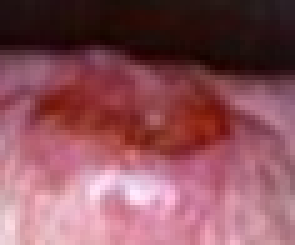
#> input picture final_001.jpeg, 59 x 49 px (shown 5 times larger)
$ jupyter execute --allow-errors preprocessing.ipynb
#> lines starting #> are read from the running program, lines starting #| are printed output that depends on the picture; after the words box and inside, x2 and y2 are one past the last pixel; in counts of white or black regions, pixels touching at a corner belong together
To preprocess an image for identifying the best biopsy region, you typically want to enhance features and details that might indicate areas of interest. Here's a basic workflow for preprocessing images in this context:

Load and Resize Image: Ensure the image is loaded and resized to a consistent size suitable for your analysis.

Convert to Grayscale: If the analysis does not require color, converting the image to grayscale can simplify processing and focus on intensity variations.

Apply Gaussian Blur: To reduce noise and smooth the image, which can help in better feature extraction.

Histogram Equalization: Enhance the contrast of the image to make features more distinguishable.

Edge Detection: Use edge detection to highlight the boundaries and contours of potential regions of interest.

Thresholding: Apply a threshold to separate regions of interest from the background.

Morphological Operations: Use operations like dilation and erosion to refine the areas identified by thresholding.

Region of Interest Extraction: Identify and extract the regions that have the potential to be the best biopsy regions based on certain criteria or features.

[cell 1]
import cv2
import numpy as np
import matplotlib.pyplot as plt

def load_image(image_path):
    """Load an image from a file path."""
#> called with image_path = 'final_001.jpeg'
    return cv2.imread(image_path)
#> returned value is the input picture: shape (49, 59, 3); mean B, G, R 91.6, 81.7, 139.4

def resize_image(image, size=(256, 256)):
    """Resize the image to the specified size."""
#> called with size = (256, 256)
    return cv2.resize(image, size)
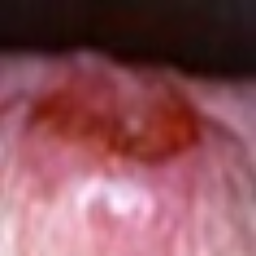
#> returned value: shape (256, 256, 3); mean of channels 0, 1, 2 91.4, 81.6, 139.2; drawn as B, G, R

def convert_to_grayscale(image):
    """Convert the image to grayscale."""
    return cv2.cvtColor(image, cv2.COLOR_BGR2GRAY)
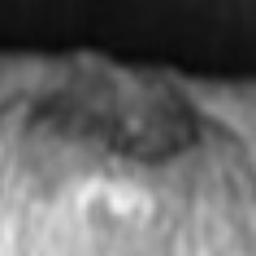
#> returned value: shape (256, 256); min 8, max 241, mean 99.9

def apply_gaussian_blur(image, kernel_size=(5, 5)):
    """Apply Gaussian blur to the image."""
#> called with kernel_size = (5, 5)
    return cv2.GaussianBlur(image, kernel_size, 0)

def histogram_equalization(image):
    """Apply histogram equalization to enhance contrast."""
    return cv2.equalizeHist(image)
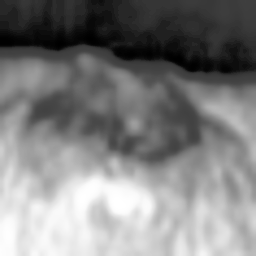
#> returned value: shape (256, 256); min 0, max 255, mean 128.4

def edge_detection(image):
    """Apply Canny edge detection."""
    return cv2.Canny(image, 100, 200)
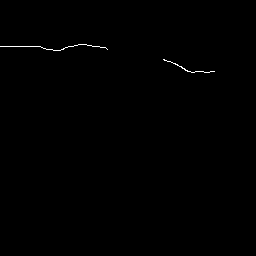
#> returned value: shape (256, 256); 0.26% white in thin lines or dots, all inside (x1, y1, x2, y2) = (0, 44, 215, 73)

def thresholding(image, threshold_value=127):
    """Apply binary thresholding to separate regions of interest."""
#> called with threshold_value = 127
    _, thresh_image = cv2.threshold(image, threshold_value, 255, cv2.THRESH_BINARY)
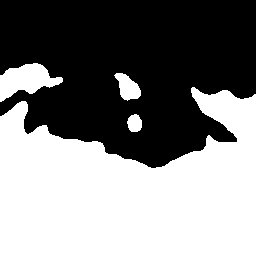
#> thresh_image: shape (256, 256); 50.3% white; 1 black region, box (x1, y1, x2, y2) and area: (0, 0, 256, 168) 32558
    return thresh_image

def morphological_operations(image):
    """Apply morphological operations to refine regions."""
    kernel = np.ones((5,5), np.uint8)
    dilated = cv2.dilate(image, kernel, iterations=1)
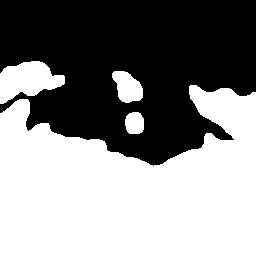
#> dilated: shape (256, 256); 53.3% white; 1 black region, box (x1, y1, x2, y2) and area: (0, 0, 256, 166) 30628
    eroded = cv2.erode(dilated, kernel, iterations=1)
#> eroded: shape (256, 256); 50.3% white; 1 black region, box (x1, y1, x2, y2) and area: (0, 0, 256, 168) 32540
    return eroded

# [6 lines left out: function plot_image, not called in this run]

# Example usage
image_path = 'final_001.jpeg'
image = load_image(image_path)
resized_image = resize_image(image)
gray_image = convert_to_grayscale(resized_image)
blurred_image = apply_gaussian_blur(gray_image)
equalized_image = histogram_equalization(blurred_image)
edges_image = edge_detection(equalized_image)
thresholded_image = thresholding(equalized_image)
morphed_image = morphological_operations(thresholded_image)

# Display the images
fig, axes = plt.subplots(2, 4, figsize=(20, 10))

# Original Image
axes[0, 0].imshow(cv2.cvtColor(resized_image, cv2.COLOR_BGR2RGB))
axes[0, 0].set_title('Original Image')
axes[0, 0].axis('off')

# Grayscale Image
axes[0, 1].imshow(gray_image, cmap='gray')
axes[0, 1].set_title('Grayscale Image')
axes[0, 1].axis('off')

# Blurred Image
axes[0, 2].imshow(blurred_image, cmap='gray')
axes[0, 2].set_title('Blurred Image')
axes[0, 2].axis('off')

# Equalized Image
axes[0, 3].imshow(equalized_image, cmap='gray')
axes[0, 3].set_title('Equalized Image')
axes[0, 3].axis('off')

# Edge Detection Image
axes[1, 0].imshow(edges_image, cmap='gray')
axes[1, 0].set_title('Edges')
axes[1, 0].axis('off')

# Thresholded Image
axes[1, 1].imshow(thresholded_image, cmap='gray')
axes[1, 1].set_title('Thresholded Image')
axes[1, 1].axis('off')

# Morphological Operations Image
axes[1, 2].imshow(morphed_image, cmap='gray')
axes[1, 2].set_title('Morphological Operations')
axes[1, 2].axis('off')

plt.show()
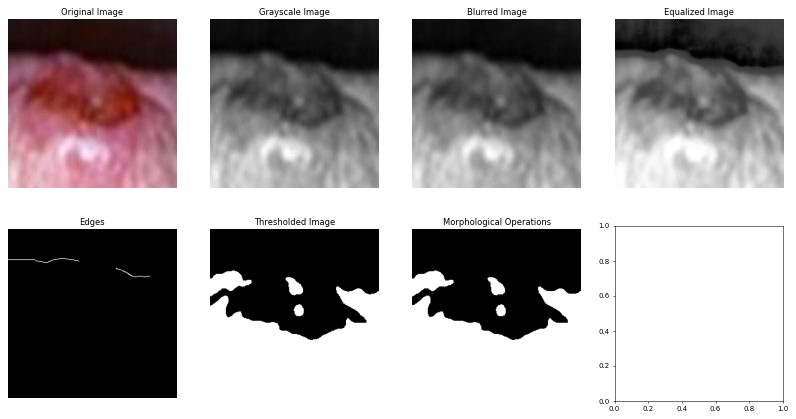
#> figure drawn by matplotlib, 7 panels

feature extraction

[cell 2]
import tensorflow as tf
from tensorflow.keras.applications import ResNet152V2
from tensorflow.keras.layers import Dense, GlobalAveragePooling2D, Dropout
from tensorflow.keras.models import Model
from tensorflow.keras.preprocessing import image
from tensorflow.keras.applications.resnet_v2 import preprocess_input
import numpy as np
import matplotlib.pyplot as plt
import seaborn as sns

# Load the ResNet152v2 model pre-trained on ImageNet, excluding the final classification layers
#> (the rest of this cell did not finish here and is left out)

final preprocessing stage

[cell 3]
import cv2
import numpy as np
import matplotlib.pyplot as plt
import tensorflow as tf
from tensorflow.keras.applications import ResNet152V2
from tensorflow.keras.layers import Dense, GlobalAveragePooling2D, Dropout
from tensorflow.keras.models import Model
from tensorflow.keras.preprocessing.image import ImageDataGenerator
from tensorflow.keras.applications.resnet_v2 import preprocess_input
from sklearn.model_selection import train_test_split

# Custom image preprocessing functions
def load_image(image_path):
    """Load an image from a file path."""
#> called with image_path = '002.jpeg'
    return cv2.imread(image_path)
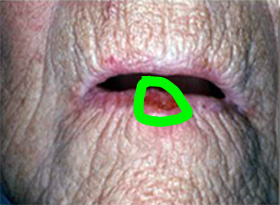
#> input picture 002.jpeg, 280 x 205 px
#> returned value is the input picture: shape (205, 280, 3); mean B, G, R 128.7, 134.3, 147.9

def resize_image(image, size=(256, 256)):
    """Resize the image to the specified size."""
#> called with size = (224, 224)
    return cv2.resize(image, size)
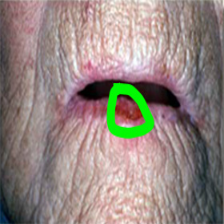
#> returned value: shape (224, 224, 3); mean of channels 0, 1, 2 128.6, 134.2, 147.8; drawn as B, G, R

def convert_to_grayscale(image):
    """Convert the image to grayscale."""
    return cv2.cvtColor(image, cv2.COLOR_BGR2GRAY)

def apply_gaussian_blur(image, kernel_size=(5, 5)):
    """Apply Gaussian blur to the image."""
    return cv2.GaussianBlur(image, kernel_size, 0)

def histogram_equalization(image):
    """Apply histogram equalization to enhance contrast."""
    return cv2.equalizeHist(image)

def edge_detection(image):
    """Apply Canny edge detection."""
    return cv2.Canny(image, 100, 200)

# [11 lines left out: functions thresholding, morphological_operations, not called in this run]

def preprocess_image(image_path):
    """Preprocess the image for ResNet152V2."""
    img = load_image(image_path)
    img = resize_image(img, size=(224, 224))  # Resize to match ResNet152V2 input size
    img_array = img.astype(np.float32)  # Convert to float
    img_array = np.expand_dims(img_array, axis=0)  # Add batch dimension
    img_array = preprocess_input(img_array)  # Apply ResNet preprocessing
    return img_array

# Define and compile the model
# [12 lines left out: function create_model, not called in this run]

def load_and_preprocess_data(image_paths, labels):
    """Load and preprocess data."""
    images = []
    for path in image_paths:
        img_array = preprocess_image(path)
        images.append(img_array[0])
    images = np.array(images)
    labels = np.array(labels)
    return images, labels

# Load data
image_paths = ['002.jpeg', '003.jpeg']  # List your image paths here
labels = [0, 1]  # Corresponding labels for binary classification

# Preprocess data
#> (the rest of this cell did not finish here and is left out)

[cell 4]
import os
import numpy as np
import cv2
import tensorflow as tf
from tensorflow.keras.applications import ResNet152V2
from tensorflow.keras.layers import Dense, GlobalAveragePooling2D, Dropout
from tensorflow.keras.models import Model
from tensorflow.keras.preprocessing.image import ImageDataGenerator
from tensorflow.keras.optimizers import Adam
from sklearn.preprocessing import LabelEncoder
from sklearn.model_selection import train_test_split

# Paths
image_dir = 'data/final_out/'
label_dir = 'data/label/'

# Load labels
def load_labels(label_dir):
#> called with label_dir = 'data/label/'
    labels = []
    label_files = sorted(os.listdir(label_dir))
    for label_file in label_files:
        with open(os.path.join(label_dir, label_file), 'r') as f:
            label = f.read().strip()
            labels.append(label)
    return labels

#> (the rest of this cell did not finish here and is left out)
